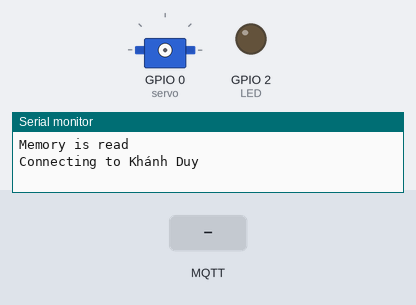
Bench run of a program on a simulated ESP8266 (NodeMCU). Shown: servo, output pins drawn as LEDs (lit = HIGH), the last lines printed to the serial monitor. Dashed ring = blinking. Inputs (shaded band) come from the test bench. WiFi joins after 1.5 s; servers stay silent unless stated; EEPROM starts erased; no MQTT or app messages arrive unless stated.

Above: at 0.1 s.
At 2.7 s:
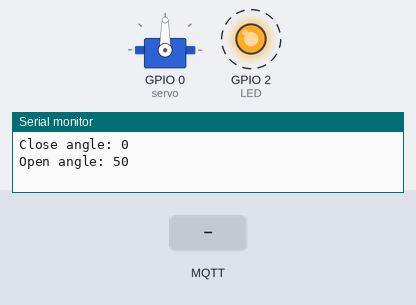
2.8 s: MQTT message "0" arrives on the first subscribed topic
At 5.3 s:
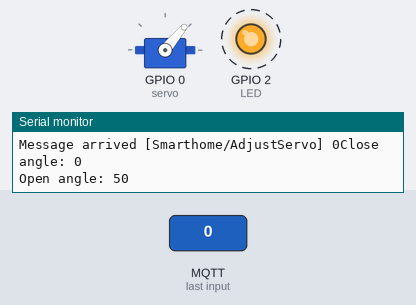
Timing chart, 0 to 16.8 s (numbered marks = the images above; inputs shaded):
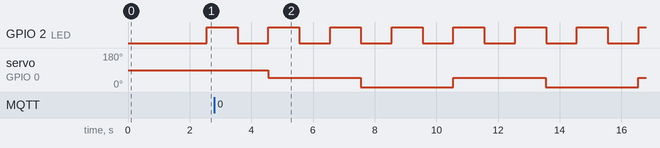

Measured:
- by itself, GPIO 2 (LED): alternates HIGH for 1.0 s and LOW for 1.0 s
- by itself, servo on GPIO 0 (servo): alternates 50° for 3.0 s and 0° for 3.0 s

The program:

main.cpp
```cpp
#include<ESP8266WiFi.h>
#include <PubSubClient.h>
#include <Preferences.h>
#include <Servo.h>
#include <config.h>

#define CLOSE_OPEN_INTERVAL 3000

WiFiClient espClient;
PubSubClient client(espClient);
os_timer_t timerInterrupt;
Servo servo;
Preferences memory;

/* These lines are declaring and initializing variables used in the code: */
int systemState = ON;
int closeAngle = DEFAULT_CLOSE_ANGLE;
int openAngle = DEFAULT_OPEN_ANGLE;


volatile int servoAngle = 0;

void ReadUserConfig();
void SetupWifi();
void ConnectToBroker();
void InitMQTTProtocol();
void MQTTCallback(char* , byte* , unsigned int);
void TimerCallback(void *);

void ReadUserConfig()
{
  memory.begin(MEMORY_NAMESPACE, false);
  closeAngle = memory.getInt(CLOSE_ANGLE_KEY, DEFAULT_CLOSE_ANGLE);
  openAngle = memory.getInt(OPEN_ANGLE_KEY, DEFAULT_OPEN_ANGLE);
  Serial.println("Memory is read");
}

void SetupWifi() {
  Serial.print("Connecting to ");
  Serial.println(SSID);

  WiFi.mode(WIFI_STA);
  WiFi.begin(SSID, PASSWORD);

  while (WiFi.status() != WL_CONNECTED) {
    delay(500);
    Serial.print(".");
  }
  Serial.println("WiFi connected");
  Serial.println("IP address: ");
  Serial.println(WiFi.localIP());
}

void ConnectToBroker() {
  while (!client.connected()) {
    Serial.print("Initialize MQTT connection...");
    if (client.connect(CLIENT_ID)) {
      Serial.println("The MQTT broker is connected");
      client.subscribe(ADJUST_TOPIC);
    } else {
      Serial.print("failed, rc=");
      Serial.print(client.state());
      Serial.println(" try again in 5 seconds");
      delay(5000);
    }
  }
}

void InitMQTTProtocol()
{
  SetupWifi();
  client.setServer(MQTT_SERVER, MQTT_PORT);
  client.setCallback(MQTTCallback);
  ConnectToBroker();
}

void MQTTCallback(char* topic, byte* payload, unsigned int length) {
  Serial.print("Message arrived [");
  Serial.print(topic);
  Serial.print("] ");
  for (int i = 0; i < (int)length; i++) {
    Serial.print((char)payload[i]);
  }
  payload[length] = '\0';
  char* message = (char*) payload;
  char identifier[3];
  strncpy(identifier, message, 2);
  identifier[2] = '\0';
  if(strcmp(identifier, SET_CLOSE_ANGLE) == 0)
  {
    const char* data = message + 2;
    closeAngle = atoi(data);
    memory.putInt(CLOSE_ANGLE_KEY, closeAngle);
  }
  else if(strcmp(identifier, SET_OPEN_ANGLE) == 0)
  {
    const char* data = message + 2;
    openAngle = atoi(data);
    memory.putInt(OPEN_ANGLE_KEY, openAngle);
  }
  else if(strcmp(message, ON_MESSAGE) == 0)
  {
    os_timer_arm(&timerInterrupt, CLOSE_OPEN_INTERVAL, true);
    systemState = ON;
  }
  else if(strcmp(message, OFF_MESSAGE) == 0)
  {
    systemState = OFF;
    os_timer_disarm(&timerInterrupt);
    Serial.println("System is off");
  }
}

void TimerCallback(void *pArg) {
  // Điều khiển servo bằng góc servoAngle
  if (servoAngle == closeAngle) servoAngle = openAngle;
  else servoAngle = closeAngle;
  servo.write(servoAngle);
}

void setup() {
  Serial.begin(115200);
  ReadUserConfig();
  InitMQTTProtocol();
  pinMode(LED,OUTPUT);
  servo.attach(0);  // Use PIN 0 to cotrol servo
  os_timer_setfn(&timerInterrupt, TimerCallback, NULL);
  os_timer_arm(&timerInterrupt, CLOSE_OPEN_INTERVAL, true);
}

void loop() {
  if (!client.connected()) {
    ConnectToBroker();
  }
  client.loop();
  if (systemState == ON)
  {
    Serial.print("Close angle: ");
    Serial.println(closeAngle);
    Serial.print("Open angle: ");
    Serial.println(openAngle);
    digitalWrite(LED,LOW);
    delay(1000);
    digitalWrite(LED,HIGH);
    delay(1000);
  }
}
```

config.h
```cpp
#ifndef CONFIG_H
#define CONFIG_H

//Use for EEPROM
const char* MEMORY_NAMESPACE = "NodeMemory";
const char* CLOSE_ANGLE_KEY = "closeAngle";
const char* OPEN_ANGLE_KEY = "openAngle";

//System states
#define ON  1
#define OFF 0

#define DEFAULT_CLOSE_ANGLE  0
#define DEFAULT_OPEN_ANGLE 50

// Wi-Fi network information
#define SSID "Khánh Duy"
#define PASSWORD "0982104532"

// MQTT broker information
#define MQTT_SERVER "broker.emqx.io"
#define MQTT_PORT 1883
#define CLIENT_ID "ServoInSmartHome"

// MQTT topics
#define ADJUST_TOPIC "Smarthome/AdjustServo"

// Callback message
#define ON_MESSAGE "SystemOn"
#define OFF_MESSAGE "SystemOff"
#define SET_CLOSE_ANGLE "SC"
#define SET_OPEN_ANGLE "SO"
// LED connection pin
#define LED 2

#endif
```
